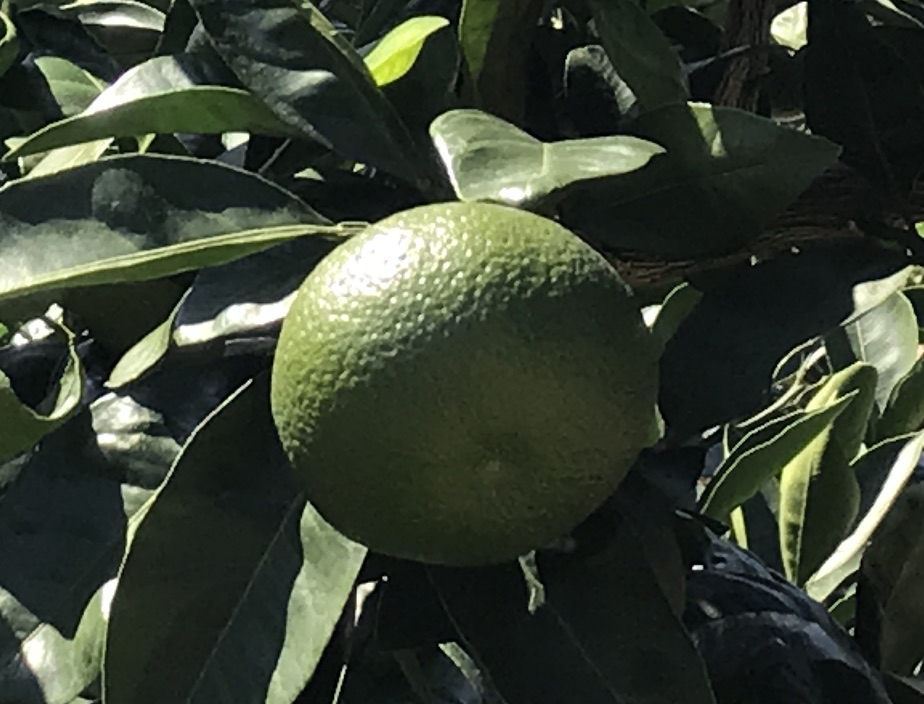
%> input picture fruit_set/7/7.jpg, 924 x 704 px
$ octave Process1_imageload_filtering.m   (GNU Octave 9; MATLAB toolbox functions it lacks are replaced by stand-ins)
%> lines starting %> are read from the running program, lines starting %| are printed output that depends on the picture; in (x1, y1, x2, y2) boxes, pixels count from 0 and x2, y2 are one past the last pixel; in counts of white or black regions, pixels touching at a corner belong together; the program's own positions count from 1
### fruit_set/2/bfilter2.m
%简单地说:
%A为给定图像，归一化到[0,1]的矩阵
%W为双边滤波器（核）的边长/2
%定义域方差σd记为SIGMA(1),值域方差σr记为SIGMA(2)

%%%%%%%%%%%%%%%%%%%%%%%%%%%%%%%%%%%%%%%%%%%%%%%%%%%%%%%%%%%%%
% Pre-process input and select appropriate filter.
function B = bfilter2(A,w,sigma)

% Verify that the input image exists and is valid.
if ~exist('A','var') || isempty(A)
   error('Input image A is undefined or invalid.');
end
if ~isfloat(A) || ~sum([1,3] == size(A,3)) || ...
      min(A(:)) < 0 || max(A(:)) > 1
   error(['Input image A must be a double precision ',...
          'matrix of size NxMx1 or NxMx3 on the closed ',...
          'interval [0,1].']);
end

% Verify bilateral filter window size.
if ~exist('w','var') || isempty(w) || ...
      numel(w) ~= 1 || w < 1
   w = 5;
end
w = ceil(w);

% Verify bilateral filter standard deviations.
if ~exist('sigma','var') || isempty(sigma) || ...
      numel(sigma) ~= 2 || sigma(1) <= 0 || sigma(2) <= 0
   sigma = [3 0.1];
end

% Apply either grayscale or color bilateral filtering.
if size(A,3) == 1
   B = bfltGray(A,w,sigma(1),sigma(2));
else
   B = bfltColor(A,w,sigma(1),sigma(2));
end


%%%%%%%%%%%%%%%%%%%%%%%%%%%%%%%%%%%%%%%%%%%%%%%%%%%%%%%%%%%%%
% Implements bilateral filtering for grayscale images.
function B = bfltGray(A,w,sigma_d,sigma_r)

% Pre-compute Gaussian distance weights.
[X,Y] = meshgrid(-w:w,-w:w);
%创建核距离矩阵，e.g.
%  [x,y]=meshgrid(-1:1,-1:1)
%
% x =
%
%     -1     0     1
%     -1     0     1
%     -1     0     1
%
%
% y =
%
%     -1    -1    -1
%      0     0     0
%      1     1     1
%计算定义域核
G = exp(-(X.^2+Y.^2)/(2*sigma_d^2));

% Create waitbar.
h = waitbar(0,'Applying bilateral filter...');
set(h,'Name','Bilateral Filter Progress');

% Apply bilateral filter.
%计算值域核H 并与定义域核G 乘积得到双边权重函数F
dim = size(A);
B = zeros(dim);
for i = 1:dim(1)
   for j = 1:dim(2)

         % Extract local region.
         iMin = max(i-w,1);
         iMax = min(i+w,dim(1));
         jMin = max(j-w,1);
         jMax = min(j+w,dim(2));
         %定义当前核所作用的区域为(iMin:iMax,jMin:jMax)
         I = A(iMin:iMax,jMin:jMax);%提取该区域的源图像值赋给I

         % Compute Gaussian intensity weights.
         H = exp(-(I-A(i,j)).^2/(2*sigma_r^2));

         % Calculate bilateral filter response.
         F = H.*G((iMin:iMax)-i+w+1,(jMin:jMax)-j+w+1);
         B(i,j) = sum(F(:).*I(:))/sum(F(:));

   end
   waitbar(i/dim(1));
end

% Close waitbar.
close(h);


%%%%%%%%%%%%%%%%%%%%%%%%%%%%%%%%%%%%%%%%%%%%%%%%%%%%%%%%%%%%%
% Implements bilateral filter for color images.
% [59 lines left out: function bfltColor, not called in this run]

### fruit_set/7/edge_enhance.m
function [ I2 ] = edge_enhance( I )
% I = rgb2gray(I);
% imshow(I);
I2 = I;
BW1 = edge(I,'Canny',0.1,'horizontal',0.1);

se = strel('square',1);
BW1 = imdilate(BW1,se,2);
BW1 = imerode(BW1,se,2);
% BW1 = imdilate(BW1,se,2);

L = bwlabel(BW1);
S = regionprops(L, 'all');
BW2 = ismember(L, find([S.Area]>=100 ));


for i = 1:size(BW2,1)

for j = 1:size(BW2,2)

   pixel = BW2(i,j);
   if(pixel == 1)

       I2(i,j) = 0;


   end

end

end


% figure
% imshowpair(BW2,I2,'montage')


end

### fruit_set/7/Process1_imageload_filtering.m
J=imread('7.jpg');
%> J is the input picture: size 704x924x3 uint8; mean R, G, B 56.2, 64, 50.5
I = rgb2gray(J);
imsize = 400*300
imsize_real = size(I,1)*size(I,2);
%> imsize_real = 650496
alpha = sqrt(imsize_real/imsize);
%> alpha = 2.33
I = imresize(I,[size(I,1)/alpha,size(I,2)/alpha]);
%> I: size 303x397 uint8
                                                       %to enhance the edge in order to seperate different obj

I=double(I)/255;
%> I: size 303x397 double

%bilateral filter
w = 3;       % bilateral filter half-width
sigma = [10 1]; % bilateral filter standard deviations

% I = edge_enhance(I);
 Is=bfilter2(I,w,sigma);
%> after the loop in bfltGray, `for i = 1:dim(1)`:
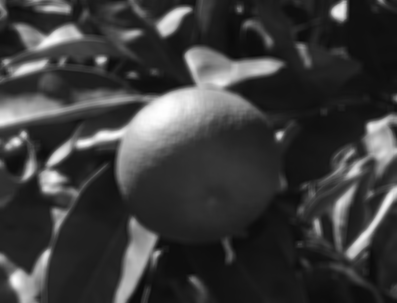
%> B: size 303x397 double; min 0.0457, max 1, mean 0.236
 Is = edge_enhance(Is);
%> in edge_enhance, `BW1 = edge(I,'Canny',0.1,'horizontal',0.1);`:
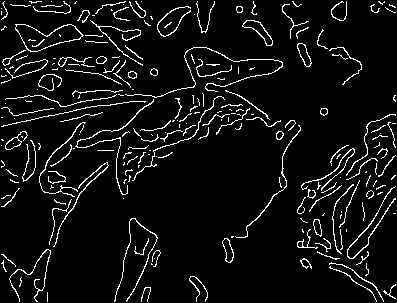
%> BW1: size 303x397 logical; 6.5% white in thin lines or dots
%> in edge_enhance, `L = bwlabel(BW1);`:
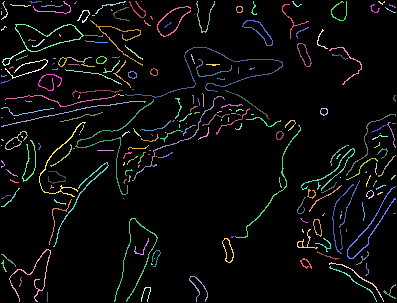
%> L: size 303x397 double; 230 distinct labels, from 0 to 229; one colour per label, 0 black
%> in edge_enhance, `S = regionprops(L, 'all');`: S = 229 regions; largest, box (x1, y1, x2, y2), Area, Centroid, MajorAxisLength, MinorAxisLength and Eccentricity: (125, 47, 283, 98) 335 [214.8 74.3] 164.1 53.6 0.945, (75, 99, 154, 195) 247 [115 143.2] 102.7 72.04 0.713, (114, 218, 158, 302) 215 [135.7 258.9] 103.6 40.5 0.92
%> in edge_enhance, `BW2 = ismember(L, find([S.Area]>=100 ));`:
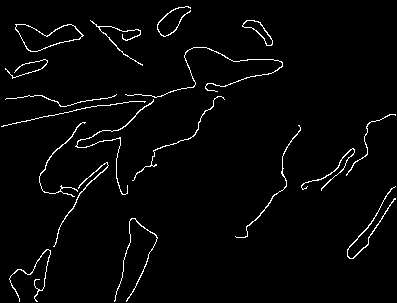
%> BW2: size 303x397 logical; 2.6% white in thin lines or dots
%> after the loop in edge_enhance, `for i = 1:size(BW2,1)`:
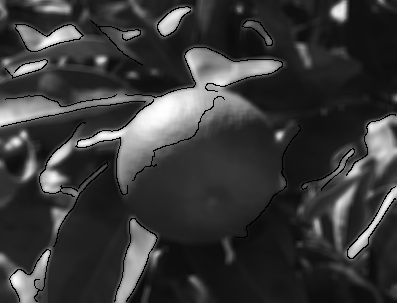
%> I2: size 303x397 double; 2.59% of pixels changed, all inside (x1, y1, x2, y2) = (1, 6, 396, 302)

figure
imshow(Is);
%
bwSet = {};

maxNum = 0;
figure
imshow(rgb2gray(imresize(J,[size(J,1)/alpha,size(J,2)/alpha])));
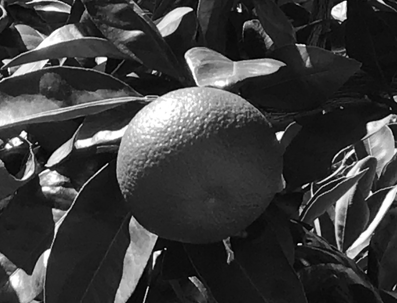
%> displayed picture: size 303x397, on the screen's scale of 0 to 255; min 0, max 255, mean 60.1; mean of the top-left, top-right, bottom-left and bottom-right quarters 87.9, 50.6, 56.5, 45.7
step = 5;
color = [0,1,0];
 for i = 1:step:255

     Is2 = Is;
% [7 lines of commented-out code are left out]

j = im2bw(Is2,i/255);
se = strel('square',5);
j = imdilate(j,se);
j = imerode(j,se);
L = bwlabel(j);
S = regionprops(L, 'all');
bw = ismember(L, find([S.Area]>=20 ));

%boundary = bwboundaries(bw);
[bw2,num] = bwlabel(bw);
S = regionprops(bw2, 'all');
boundary = bwboundaries(bw2,'noholes');
%boundary = bwboundaries(bw2);
if(num>maxNum)
    maxNum=num;
end

bwIm.bw = bw2;
bwIm.num = num;
bwIm.stats = S;
if num==0
    break
end
bwSet{length(bwSet)+1} = bwIm;
% imshow(bw2);

   for h =1:size(boundary)

      B = boundary{h};
      hold on;
      plot(B(:,2), B(:,1),'Color',color, 'LineWidth', 0.1);

   end

   if(size(boundary,1)~=num)
       fprintf('B: %d N: %d \n',size(boundary,1),num);
   end
 end
%> this loop made 51 passes
%> (num, boundary, maxNum, bwIm.num) on passes 11, 13, 14, 16: (26, 26 boundaries, 26, 26), (27, 27 boundaries, 27, 27), (30, 30 boundaries, 30, 30), (31, 31 boundaries, 31, 31)
%> (num, maxNum, bwIm.num) on passes 1, 5, 6, 7, 8: (1, 1, 1), (3, 3, 3), (8, 8, 8), (13, 13, 13), (22, 22, 22)
%> after the loop, bwIm = {num 1}; bwSet = 51 items
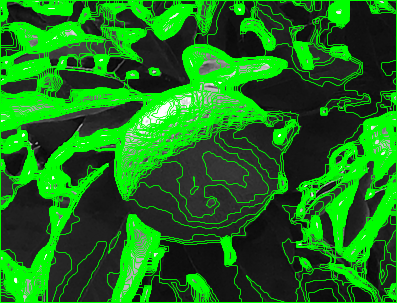
%> figure redrawn from the program's plot data

filename = 'test_data';
origin_im = imresize(J,[size(J,1)/alpha,size(J,2)/alpha]);
filtered_im = Is;

save(filename,'bwSet','origin_im','filtered_im','step');
